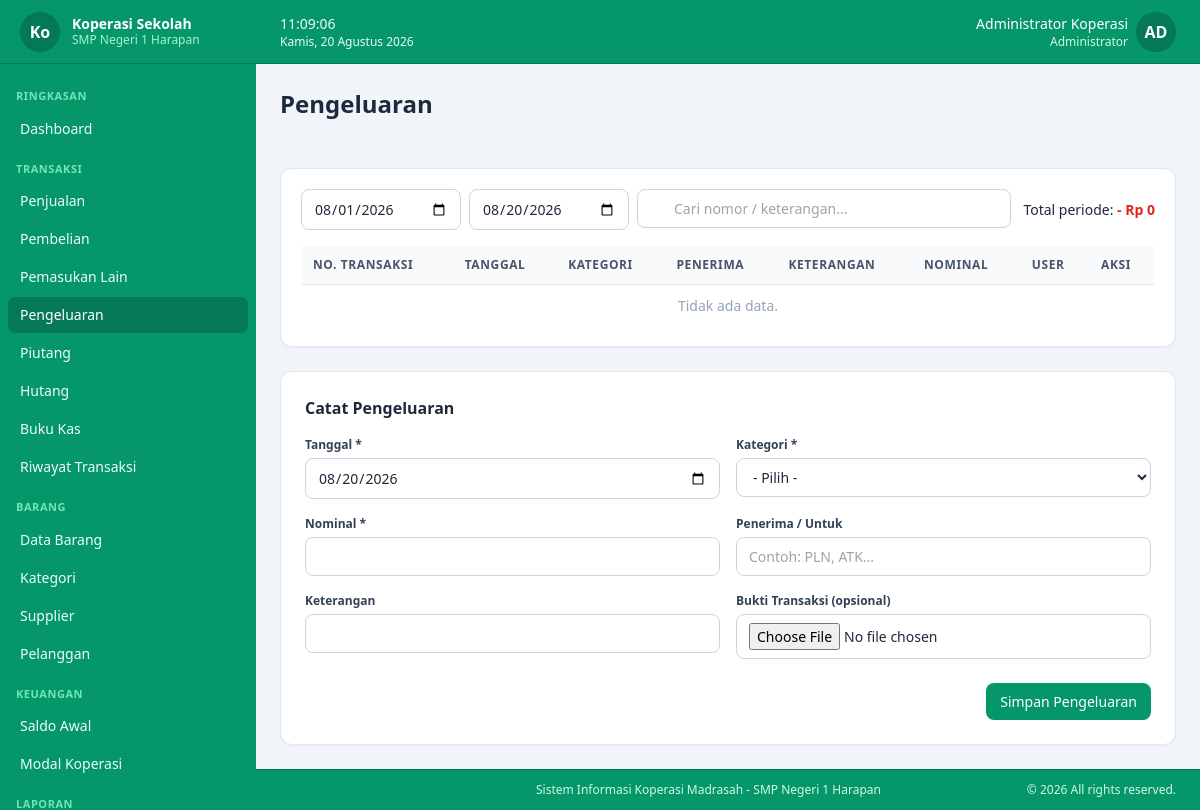
The page /transaksi/pengeluaran (signed in) on the database its author committed.
### tables this page shows
CREATE TABLE koperasi_profile (
  id             TINYINT UNSIGNED NOT NULL DEFAULT 1,
  nama_koperasi  VARCHAR(100)     NOT NULL DEFAULT '',
  nama_sekolah   VARCHAR(150)     NOT NULL DEFAULT '',
  alamat         TEXT             NULL,
  telepon        VARCHAR(30)      NULL,
  email          VARCHAR(100)     NULL,
  logo           VARCHAR(255)     NULL,
  nama_ketua     VARCHAR(100)     NULL,
  nama_bendahara VARCHAR(100)     NULL,
  created_at     TIMESTAMP        NOT NULL DEFAULT CURRENT_TIMESTAMP,
  updated_at     TIMESTAMP        NOT NULL DEFAULT CURRENT_TIMESTAMP ON UPDATE CURRENT_TIMESTAMP,
  PRIMARY KEY (id)
);

CREATE TABLE users (
  id                   BIGINT UNSIGNED NOT NULL AUTO_INCREMENT,
  role_id              TINYINT UNSIGNED NOT NULL,
  username             VARCHAR(50)      NOT NULL UNIQUE,
  name                 VARCHAR(100)     NOT NULL,
  password_hash        VARCHAR(255)     NOT NULL,
  must_change_password TINYINT(1)       NOT NULL DEFAULT 0,
  is_active            TINYINT(1)       NOT NULL DEFAULT 1,
  created_at           TIMESTAMP        NOT NULL DEFAULT CURRENT_TIMESTAMP,
  updated_at           TIMESTAMP        NOT NULL DEFAULT CURRENT_TIMESTAMP ON UPDATE CURRENT_TIMESTAMP,
  PRIMARY KEY (id),
  CONSTRAINT fk_users_role FOREIGN KEY (role_id) REFERENCES roles(id) ON UPDATE CASCADE
);

CREATE TABLE roles (
  id            TINYINT UNSIGNED NOT NULL AUTO_INCREMENT,
  name          VARCHAR(50)      NOT NULL UNIQUE,
  description   VARCHAR(255)     NULL,
  created_at    TIMESTAMP        NOT NULL DEFAULT CURRENT_TIMESTAMP,
  updated_at    TIMESTAMP        NOT NULL DEFAULT CURRENT_TIMESTAMP ON UPDATE CURRENT_TIMESTAMP,
  PRIMARY KEY (id)
);

### app/views/pengeluaran/index.php (the view, shortened to what the rows shown need)
<div class="bg-white rounded-xl shadow-sm border border-slate-200 p-5 mb-6">
    <div class="table-wrap">
        <table>
            <thead><tr><th>No. Transaksi</th><th>Tanggal</th><th>Kategori</th><th>Penerima</th><th>Keterangan</th><th class="text-right">Nominal</th><th>User</th><th class="text-center">Aksi</th></tr></thead>
        </table>
    </div>
</div>
<div class="bg-white rounded-xl shadow-sm border border-slate-200 p-6">
    <h2 class="font-semibold text-slate-800 mb-4">Catat Pengeluaran</h2>
</div>

### app/views/layouts/app.php (shortened to what the rows shown need)
<?php
$user = current_user();
$profile = koperasi_profile();
?>
<!DOCTYPE html>
<html lang="id">
<head>
<script src="<?= asset('assets/js/tailwind.min.js') ?>"></script>
<link rel="stylesheet" href="<?= asset('assets/vendor/sweetalert2/sweetalert2.min.css') ?>">
<link rel="stylesheet" href="<?= asset('assets/css/app.css') ?>">
</head>
<body class="bg-slate-100 text-slate-800 flex flex-col min-h-screen">
<div id="sidebar" class="fixed inset-y-0 left-0 z-40 w-64 bg-emerald-600 text-emerald-50 transform -translate-x-full lg:translate-x-0 transition-transform duration-200 flex flex-col">
    <div class="flex items-center gap-3 px-5 h-16 border-b border-emerald-700 shrink-0 sticky top-0 bg-emerald-600 z-10">
        <?php if (!empty($profile['logo']) && file_exists(UPLOAD_DIR . '/' . $profile['logo'])): ?>
            <img src="<?= asset('uploads/' . e($profile['logo'])) ?>" class="h-10 w-10 shrink-0 object-contain drop-shadow-[0_0_4px_rgba(255,255,255,0.8)]" alt="logo">
        <?php else: ?>
            <div class="h-10 w-10 shrink-0 rounded-full bg-emerald-700 flex items-center justify-center font-bold text-white"><?= e(mb_substr($profile['nama_koperasi'] ?? 'KS', 0, 2)) ?></div>
        <?php endif; ?>
        <div class="min-w-0">
            <div class="font-semibold text-sm leading-tight text-white truncate"><?= e($profile['nama_koperasi'] ?? APP_NAME) ?></div>
            <div class="text-xs text-emerald-200 truncate"><?= e($profile['nama_sekolah'] ?? '') ?></div>
        </div>
    </div>
</div>
<div class="lg:pl-64 flex flex-col flex-1 min-h-0">
    <header class="sticky top-0 z-20 bg-emerald-600 border-b border-emerald-700 px-4 sm:px-6 h-16 flex items-center justify-between shrink-0">
        <div class="flex items-center gap-4">
            <div class="relative" id="userMenu">
                <button type="button" id="userMenuBtn" class="flex items-center gap-2 rounded-full hover:opacity-80 transition">
                    <div class="text-right hidden sm:block">
                        <div class="text-sm font-medium text-white"><?= e($user['name']) ?></div>
                        <div class="text-xs text-emerald-100"><?= e($user['role_name']) ?></div>
                    </div>
                    <div class="h-10 w-10 rounded-full bg-emerald-700 text-white flex items-center justify-center font-bold">
                        <?= e(strtoupper(mb_substr($user['name'], 0, 2))) ?>
                    </div>
                </button>
            </div>
        </div>
    </header>
    <div class="px-4 sm:px-6 py-4 sm:py-6">
        <h1 class="text-xl sm:text-2xl font-bold text-slate-800"><?= e($pageTitle ?? 'Dashboard') ?></h1>
    </div>
    <main class="flex-1 p-4 sm:p-6 pb-12">
        <?= $content ?>
    </main>
    <footer class="bg-emerald-600 border-t border-emerald-700 lg:pl-64">
        <div class="max-w-full mx-auto px-4 sm:px-6 py-3">
            <div class="flex flex-col sm:flex-row justify-between items-center gap-2 text-xs text-emerald-100">
                <span>Sistem Informasi Koperasi Madrasah - <?= e($profile['nama_sekolah'] ?? 'Nama Sekolah') ?></span>
                <span>&copy; <?= date('Y') ?> All rights reserved.</span>
            </div>
        </div>
    </footer>
</div>
</body>
</html>

### rows shown on the page
koperasi_profile: nama_koperasi "Ko", nama_koperasi "Koperasi Sekolah", nama_sekolah "SMP Negeri 1 Harapan"
users: name "Administrator Koperasi", role.name "Administrator", name "AD"

### other values the page prints
$group "RINGKASAN"
$label "Dashboard"
$group "TRANSAKSI"
$label "Penjualan"
$label "Pembelian"
$label "Pemasukan Lain"
$label "Pengeluaran"
$label "Piutang"
$label "Hutang"
$label "Buku Kas"
$label "Riwayat Transaksi"
$group "BARANG"
$label "Data Barang"
$label "Kategori"
$label "Supplier"
